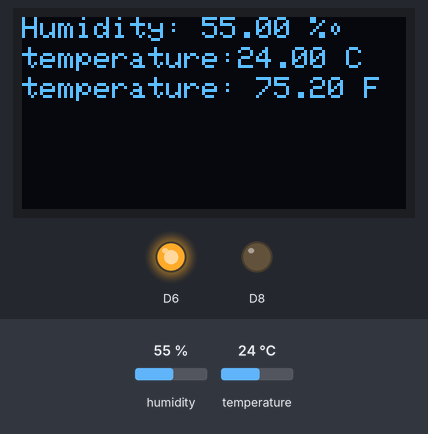
Bench run of a sketch on a simulated ESP8266 (NodeMCU). On the bench: 128×64 one-colour display, output pins drawn as LEDs (lit = HIGH). The inputs (shaded band) are chosen by the test bench; at power-on: humidity 55 %, temperature 24 °C.

Above: at 4.8 s.
4.9 s: humidity set to 22 %
At 6.5 s:
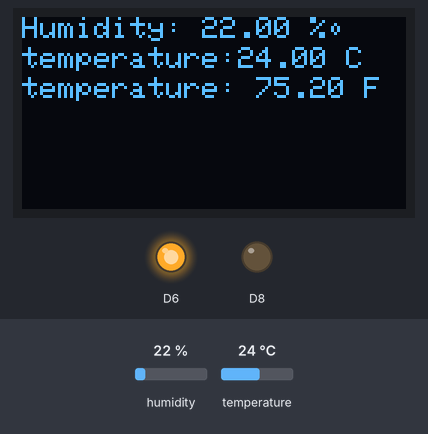
7.9 s: temperature set to 12 °C
At 9.2 s:
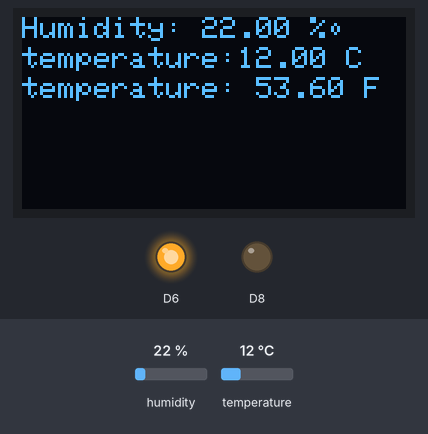
10.9 s: humidity set to 40 %
At 13.3 s:
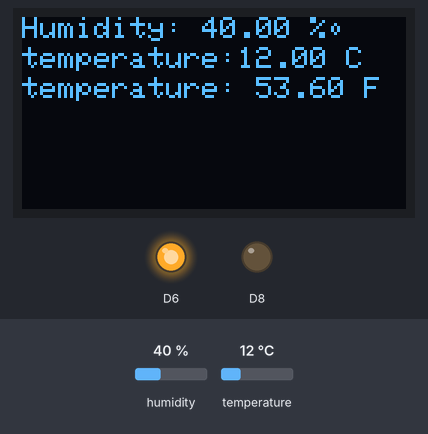
13.9 s: temperature set to 19 °C
At 14.8 s:
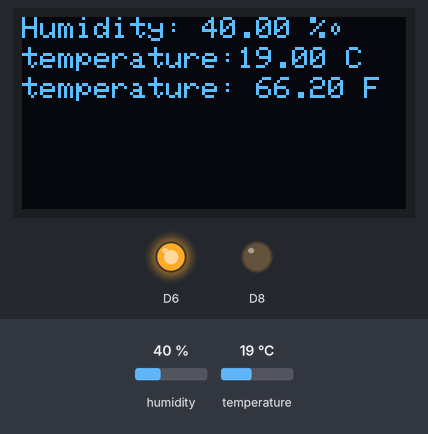
Timing chart, 0 to 16.9 s (numbered marks = the images above; inputs shaded):
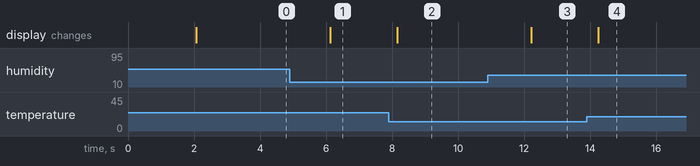

The sketch:

oled_dht22.ino
```cpp
#include <Wire.h>
#include <Adafruit_GFX.h>
#include <Adafruit_SSD1306.h>
#include <DHT.h>

#define dataPin D7
#define OLED_RESET D5
Adafruit_SSD1306 display(OLED_RESET);

// Initialize DHT sensor
DHT dht(dataPin, DHT22);

void setup() {
      pinMode(D6,OUTPUT);
      pinMode(D8,OUTPUT);
      digitalWrite(D6,HIGH);
      digitalWrite(D8,LOW);
  Wire.begin();
  dht.begin();
  display.begin(SSD1306_SWITCHCAPVCC, 0x3C);// initialize with the I2C addr 0x3C
}

void displayTempHumid(){
  delay(2000);
  // Reading temperature or humidity takes about 250 milliseconds!
  // Sensor readings may also be up to 2 seconds 'old' (its a very slow sensor)
  float h = dht.readHumidity();
  // Read temperature as Celsius
  float t = dht.readTemperature();
  // Read temperature as Fahrenheit
  float f = dht.readTemperature(true);

  // Check if any reads failed and exit early (to try again).
  if (isnan(h) || isnan(t) || isnan(f)) {
    display.clearDisplay(); // clearing the display
    display.setTextColor(WHITE); //setting the color
    display.setTextSize(1); //set the font size
    display.setCursor(5,0); //set the cursor coordinates
    display.print("Failed to read from DHT sensor!");
    return;
  }
  display.clearDisplay();
  display.setTextColor(WHITE);
  display.setTextSize(1);
  display.setCursor(0,0);
  display.print("Humidity: ");
  display.print(h);
  display.print(" %\t");
  display.setCursor(0,10);
  display.print("temperature:");
  display.print(t);
  display.print(" C");
  display.setCursor(0,20);
  display.print("temperature: ");
  display.print(f);
  display.print(" F");
}
void loop() {
  displayTempHumid();
  display.display();
}
```

Measured:
- after the input at 4.9 s, the display: changes after 1.2 s (image 1)
- after the input at 7.9 s, the display: changes after 0.25 s (image 2)
- after the input at 10.9 s, the display: changes after 1.3 s (image 3)
- after the input at 13.9 s, the display: changes after 0.35 s (image 4)
